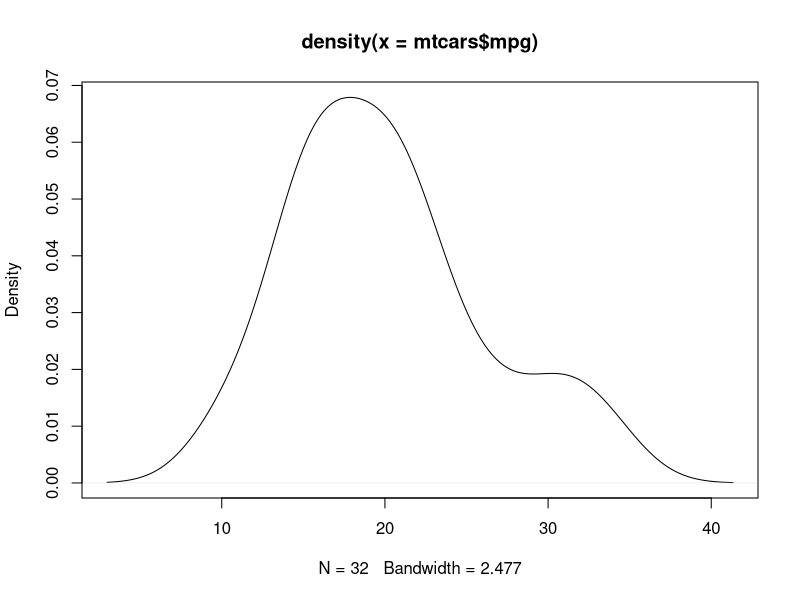

Source code (R):
# kurtosis

# kurtosis describes the tail shape of the data distribution.
library(e1071)     
kurtosis(mtcars$mpg)
# + 2.7
#-ve (Plato) : 0 (Meso) : +ve (Lepto)
# Peak
plot(density(mtcars$mpg))
